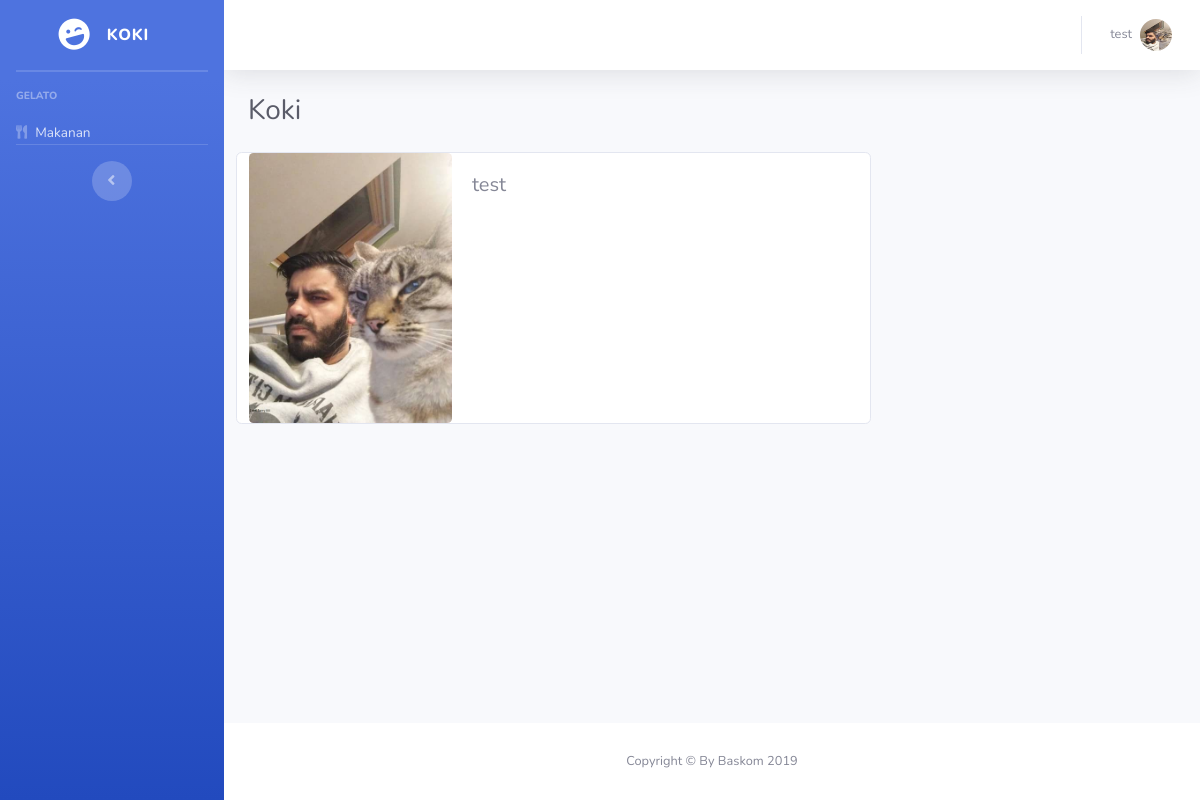
/ (signed in), run on the app's committed database.
### tables this page shows
CREATE TABLE `user` (
  `username` varchar(256) NOT NULL,
  `password` varchar(256) NOT NULL,
  `name` varchar(256) NOT NULL,
  `level` enum('Pelayan','Koki','Kasir','Pantry','Owner','Customer-service') NOT NULL,
  `image` varchar(256) NOT NULL
);

### index.php (the view, shortened to what this page needs)
<?php
include "conn.php";
include "header.php";
include "topbar.php";
?>
<div class="container-fluid">
    <h1 class="h3 mb-4 text-gray-800"><?= $_SESSION['level']; ?></h1>
    <div class="row">
        <div class="card mb-3 col-lg-8">
            <div class="row no-gutters">
                <div class="col-md-4">
                    <img src="<?= $cd['image'] ?>" class="card-img">
                </div>
                <div class="col-md-8">
                    <div class="card-body">
                        <h5 class="card-title"><?= $cd['name'] ?></h5>
                    </div>
                </div>
            </div>
        </div>
    </div>
</div>
<?php include "footer.php"; ?>

### topbar.php (shortened to what this page needs)
<div id="content-wrapper" class="d-flex flex-column">
    <div id="content">
        <nav class="navbar navbar-expand navbar-light bg-white topbar mb-4 static-top shadow">
            <ul class="navbar-nav ml-auto">
                <li class="nav-item dropdown no-arrow">
                    <a class="nav-link dropdown-toggle" href="#" id="userDropdown" role="button" data-toggle="dropdown" aria-haspopup="true" aria-expanded="false">
                        <?php
                        $username = $_SESSION['username'];
                        $profile = mysqli_query($conn, "SELECT * FROM user WHERE username='$username' ");
                        $cd = mysqli_fetch_array($profile);
                        ?>
                        <span class="mr-2 d-none d-lg-inline text-gray-600 small"><?= $cd['name']; ?></span>
                        <img class="img-profile rounded-circle" src="<?= $cd['image']; ?>">
                    </a>
                </li>
            </ul>
        </nav>

### data on the page
user: name "test", image (picture)

### other printed values
$_SESSION['level'] "KOKI"
$_SESSION['level'] "Koki"
